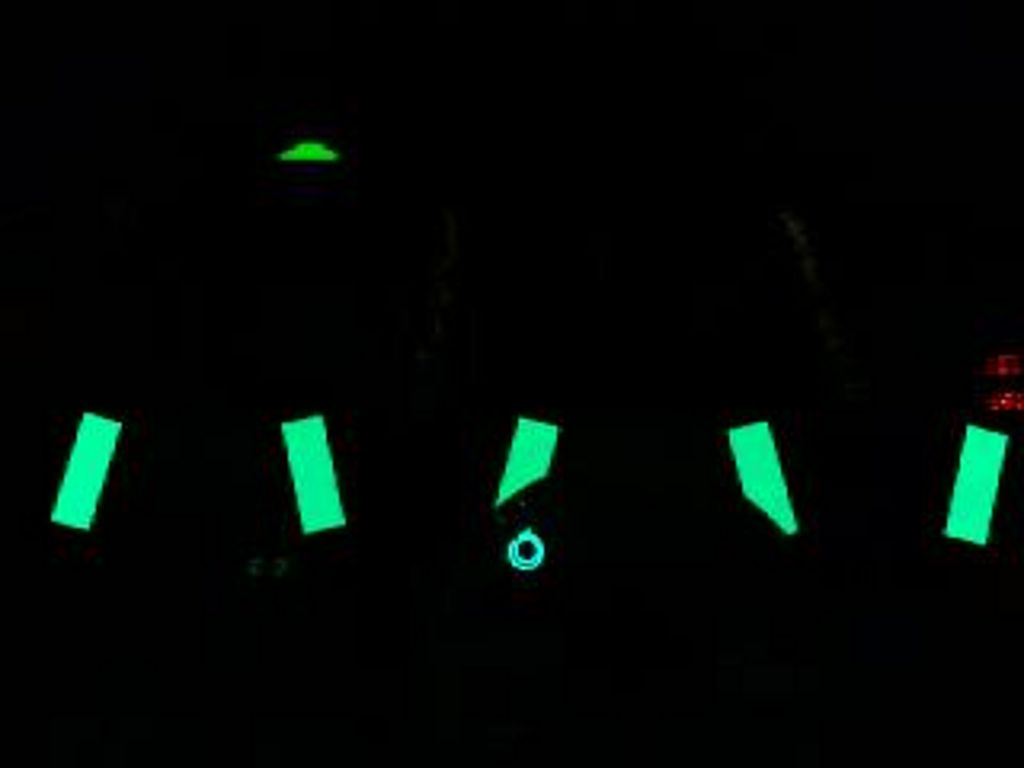
#> input picture taget.jpg, 1024 x 768 px, given in place of the camera
$ python HSVProber.py   (older library calls are emulated)
#> lines starting #> are read from the running program, lines starting #| are printed output that depends on the picture; after the words box and inside, x2 and y2 are one past the last pixel; in counts of white or black regions, pixels touching at a corner belong together
import cv2
import numpy as np

cap = cv2.VideoCapture(3)

FOV = 57.62158749


def nothing(x):
    pass


cap.set(cv2.CAP_PROP_FRAME_WIDTH, 0.5 *1920)
cap.set(cv2.CAP_PROP_FRAME_HEIGHT, 0.5*1080)


cv2.namedWindow('image')
cv2.createTrackbar('HU', 'image', 0, 255, nothing)
cv2.createTrackbar('SU', 'image', 0, 255, nothing)
cv2.createTrackbar('VU', 'image', 0, 255, nothing)

cv2.createTrackbar('HL', 'image', 0, 255, nothing)
cv2.createTrackbar('SL', 'image', 0, 255, nothing)
cv2.createTrackbar('VL', 'image', 0, 255, nothing)

HEIGHT, WIDTH, IDK = cap.read()[1].shape
#> HEIGHT = 768; WIDTH = 1024; IDK = 3

while (1):
    _, frame = cap.read()
#> frame is the input picture: shape (768, 1024, 3); mean B, G, R 5.1, 8, 1.3
    hsv = cv2.cvtColor(frame, cv2.COLOR_BGR2HSV)
#> hsv: shape (768, 1024, 3); mean H, S, V 25.3, 76.6, 8.4
    # [ 29 117 153]

    # upper_red = np.array([209,196,255])
    # lower_red = np.array([0, 0, 33])

    # [122.54347826086956, 43.93478260869565, 80.30434782608695]

    lower_red = np.array(
        [cv2.getTrackbarPos('HL', 'image'), cv2.getTrackbarPos('SL', 'image'), cv2.getTrackbarPos('VL', 'image')])
    upper_red = np.array(
        [cv2.getTrackbarPos('HU', 'image'), cv2.getTrackbarPos('SU', 'image'), cv2.getTrackbarPos('VU', 'image')])

    mask = cv2.inRange(hsv, lower_red, upper_red)
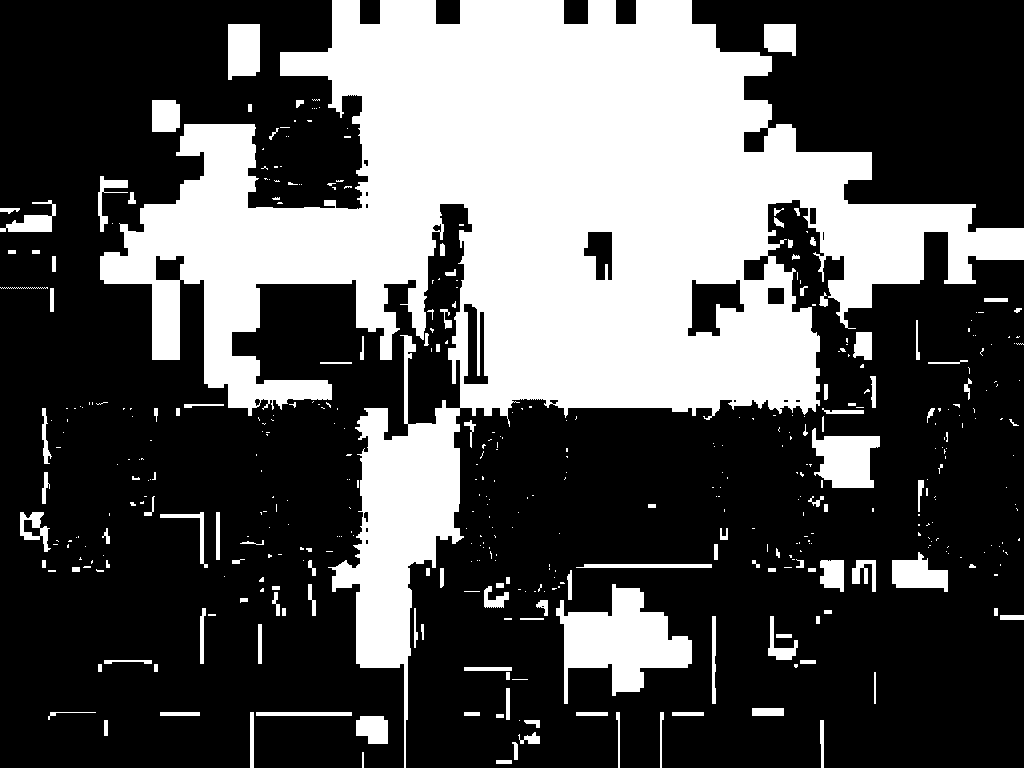
#> mask: shape (768, 1024); 32.7% white; 437 white regions (303 under 20 px)

    im2, cnts, hierarchy = cv2.findContours(mask.copy(), cv2.RETR_LIST, cv2.CHAIN_APPROX_SIMPLE)
#> cnts = 460 contours, 333 with area under 20; largest, box (x1, y1, x2, y2) and area: (100, 0, 1024, 768) 228038, (556, 584, 692, 704) 7948, (812, 428, 880, 488) 2616, (687, 279, 745, 337) 2014, (228, 24, 260, 80) 1578
    cnts = sorted(cnts, key=cv2.contourArea, reverse=True)[:2]
#> cnts = 2 contours; box (x1, y1, x2, y2) and area: (100, 0, 1024, 768) 228038, (556, 584, 692, 704) 7948

    rects = []
    points = []

    res = cv2.bitwise_and(frame, frame, mask=mask)
#> res: shape (768, 1024, 3); every value is 0

    cv2.imshow('frame', frame)
    cv2.imshow('image', mask)
    cv2.imshow('res', res)

    k = cv2.waitKey(5) & 0xFF
#> (key Esc is pressed here)
    if k == 27:
        break

cv2.destroyAllWindows()
cap.release()
